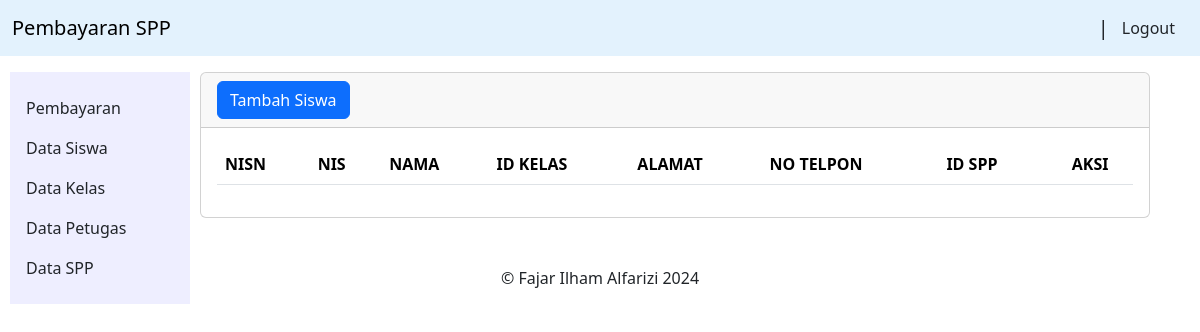
The page /siswa/index.php on the database as committed earlier.
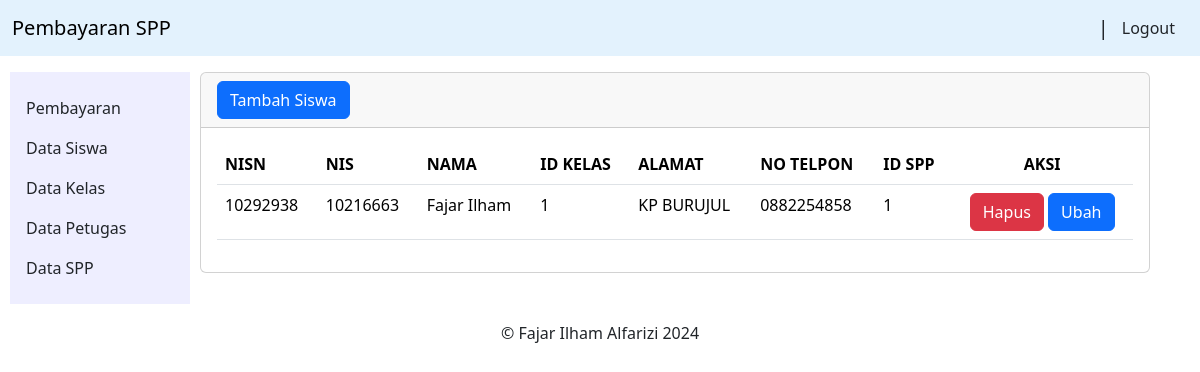
The same page on the database as committed later.
### tables this page shows
CREATE TABLE siswa (
  nisn CHAR(10) NOT NULL PRIMARY KEY,
  nis CHAR(8) NOT NULL,
  nama VARCHAR(35) NOT NULL,
  id_kelas INTEGER NOT NULL,
  alamat TEXT NOT NULL,
  no_telp VARCHAR(13) NOT NULL,
  id_spp INTEGER NOT NULL,
  FOREIGN KEY (id_kelas) REFERENCES kelas(id_kelas),
  FOREIGN KEY (id_spp) REFERENCES spp(id_spp)
);

### siswa/index.php (the view, shortened to what this page needs)
<?php
require_once '../layout/header.php';
?>
<?php
require_once '../helper/db.php';
$sql = "SELECT * FROM siswa";
$result = mysqli_query($db, $sql);
$data_siswa = mysqli_fetch_all($result, MYSQLI_ASSOC);
?>
<div class="card" style="width: 95%;">
    <div class="card-header">
        <a href="tambah.php" class="btn btn-primary">Tambah Siswa</a>
    </div>
    <div class="card-body">
        <table class="table">
            <thead>
                <tr>
                    <th>NISN</th>
                    <th>NIS</th>
                    <th>NAMA</th>
                    <th>ID KELAS</th>
                    <th>ALAMAT</th>
                    <th>NO TELPON</th>
                    <th>ID SPP</th>
                    <th class="text-center">AKSI</th>
                </tr>
            </thead>
            <tbody>
                <?php foreach ($data_siswa as $siswa) { ?>
                    <tr>
                        <td><?= $siswa['nisn'] ?></td>
                        <td><?= $siswa['nis'] ?></td>
                        <td><?= $siswa['nama'] ?></td>
                        <td><?= $siswa['id_kelas'] ?></td>
                        <td><?= $siswa['alamat'] ?></td>
                        <td><?= $siswa['no_telp'] ?></td>
                        <td><?= $siswa['id_spp'] ?></td>
                        <td class="text-center">
                            <a onclick="return confirm('Anda ingin menghapus data siswa ini?')" href="hapus.php?nisn=<?= $siswa['nisn'] ?>" class="btn btn-danger">Hapus</a>
                            <a href="ubah.php?nisn=<?= $siswa['nisn'] ?>" class="btn btn-primary">Ubah</a>
                        </td>
                    </tr>
                <?php } ?>
            </tbody>
        </table>
    </div>
</div>
<?php require_once '../layout/footer.php'; ?>

Rows that differ between the two databases and show on the page:
added siswa: nisn "10292938", nis "10216663", nama "Fajar Ilham", id_kelas "1", alamat "KP BURUJUL", no_telp "0882254858", id_spp "1"
